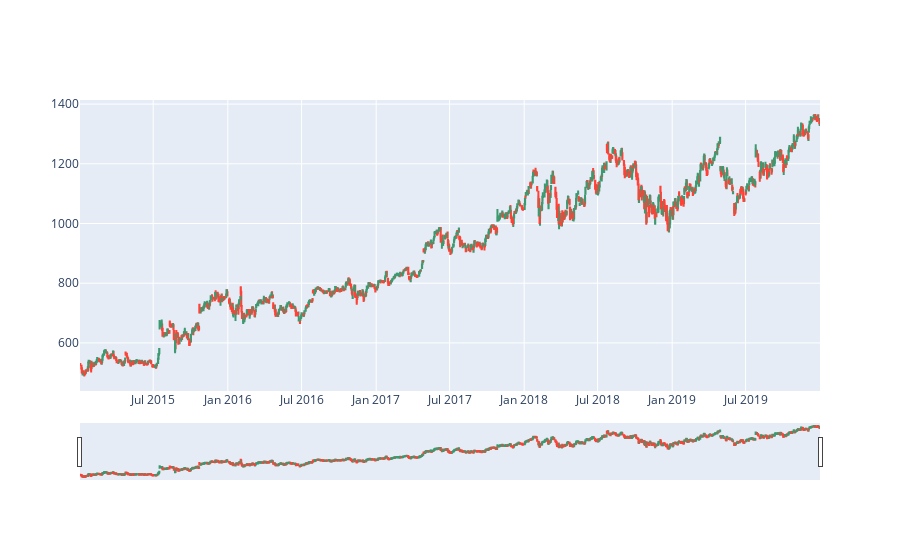

The notebook cell saved with this chart:
### Code cell
goog_stock_df = pd.read_csv('data/goog_stock_data.csv')

#goog_stock_df.head()
chart = candlestick(goog_stock_df)
chart.show()
chart.write_image('data/goog_stock_candlestick.jpeg')

### Figure 1 — Plotly figure (JSON) as saved in the notebook; plotly's stock layout.template omitted (floating-point values rounded to 4 significant figures; data arrays with more than 128 entries replaced by an {"elided": "..."} marker saying what was removed)
{"data": [{"close": {"elided": "1258 float values"}, "high": {"elided": "1258 float values"}, "low": {"elided": "1258 float values"}, "open": {"elided": "1258 float values"}, "type": "candlestick", "x": {"elided": "1258 str values"}}], "layout": {}}
